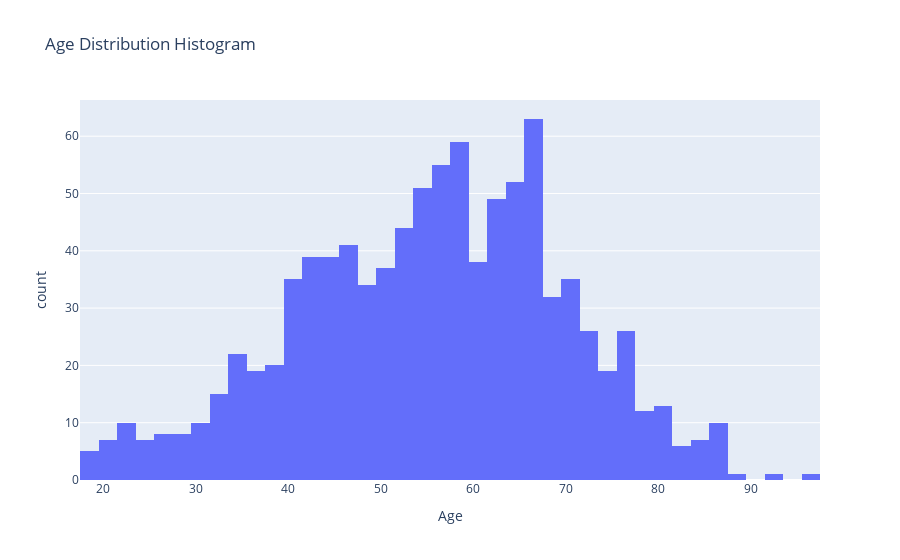

Notebook source saved alongside this figure:
### Code cell
import plotly.express as px

fig = px.histogram(df, x='Age', title='Age Distribution Histogram')
fig.show()

### Figure 1 — Plotly figure (JSON) as saved in the notebook; plotly's stock layout.template omitted (floating-point values rounded to 4 significant figures; data arrays with more than 128 entries replaced by an {"elided": "..."} marker saying what was removed)
{"data": [{"alignmentgroup": "True", "bingroup": "x", "hovertemplate": "Age=%{x}<br>count=%{y}<extra></extra>", "legendgroup": "", "marker": {"color": "#636efa", "pattern": {"shape": ""}}, "name": "", "offsetgroup": "", "orientation": "v", "showlegend": false, "type": "histogram", "x": {"elided": "961 int values"}, "xaxis": "x", "yaxis": "y"}], "layout": {"barmode": "relative", "legend": {"tracegroupgap": 0}, "title": {"text": "Age Distribution Histogram"}, "xaxis": {"anchor": "y", "domain": [0, 1], "title": {"text": "Age"}}, "yaxis": {"anchor": "x", "domain": [0, 1], "title": {"text": "count"}}}}
